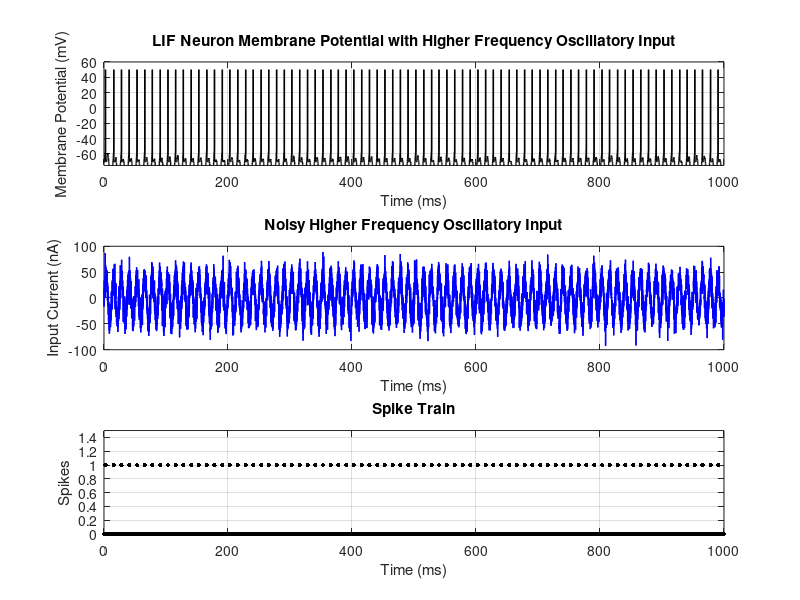

Source code (MATLAB):
% Clear previous runs and environment
clf;
clear;
close all;
clc;

% Time parameters
dt = 0.1;                    % Time step (ms)
t = 0:dt:1000;               % Time vector (ms)

% LIF Neuron parameters
Cm = 0.005;                  % Further reduce membrane capacitance (uF/cm^2)
gL = 0.002;                  % Leak conductance (mS/cm^2)
EL = -70;                    % Resting potential (mV)
Vth = -55;                   % Threshold potential (mV)
Vreset = -70;                % Reset potential (mV)
tau_m = Cm / gL;             % Membrane time constant (ms)
V = EL * ones(size(t));      % Initialize membrane potential
refractory_period = 2;        % Refractory period duration (ms)
refractory_counter = 0;       % Counter for tracking refractory period

% Input current parameters (oscillatory input)
I0 = 40;                     % Increase amplitude of oscillatory input (nA)
f_gamma = 80;                % Higher frequency for gamma oscillation (Hz)
noise_amplitude = 15;         % Increase noise amplitude (nA)
I_noise = noise_amplitude * randn(size(t));  % Gaussian white noise

% Generate oscillatory input (higher frequency) + noise
I_input = I0 * sin(2 * pi * f_gamma * t / 1000) + I_noise;  % Higher-frequency oscillation

% Initialize spike times and firing rate tracking
spike_train = zeros(size(t));  % Spike train
V_trace = V;                   % Store voltage for plotting

% Simulation loop
for i = 2:length(t)
    if refractory_counter > 0
        % If in refractory period, hold the membrane potential at reset value
        V(i) = Vreset;
        refractory_counter = refractory_counter - dt;
    else
        % Update membrane potential using Euler method
        dV = (-(V(i-1) - EL) + I_input(i-1)) / tau_m * dt;
        V(i) = V(i-1) + dV;

        % Check if the membrane potential reaches the threshold
        if V(i) >= Vth
            V(i) = 50;                 % Set spike value for visualization
            spike_train(i) = 1;        % Mark the time of the spike
            refractory_counter = refractory_period;  % Set refractory counter
            
            % Hold the membrane potential at spike value for a few steps
            if i+10 <= length(t)       % Ensure index doesn't exceed array size
                V(i+1:i+10) = 50;      % Hold the spike for 1 ms (10 steps)
            end
            
            V(i+11) = Vreset;          % Reset membrane potential
        end
    end
    V_trace(i) = V(i);  % Record the voltage trace for plotting
end

% Plot the membrane potential and input current over time
figure;

% Plot membrane potential
subplot(3,1,1);
plot(t, V_trace, 'k', 'LineWidth', 1);
xlabel('Time (ms)');
ylabel('Membrane Potential (mV)');
title('LIF Neuron Membrane Potential with Higher Frequency Oscillatory Input');
ylim([Vreset-5 60]);
grid on;

% Plot the input current (higher frequency oscillation + noise)
subplot(3,1,2);
plot(t, I_input, 'b', 'LineWidth', 1);
xlabel('Time (ms)');
ylabel('Input Current (nA)');
title('Noisy Higher Frequency Oscillatory Input');
grid on;

% Plot the spike train (raster plot)
subplot(3,1,3);
plot(t, spike_train, 'k.', 'MarkerSize', 10);
xlabel('Time (ms)');
ylabel('Spikes');
title('Spike Train');
ylim([0 1.5]);
grid on;
